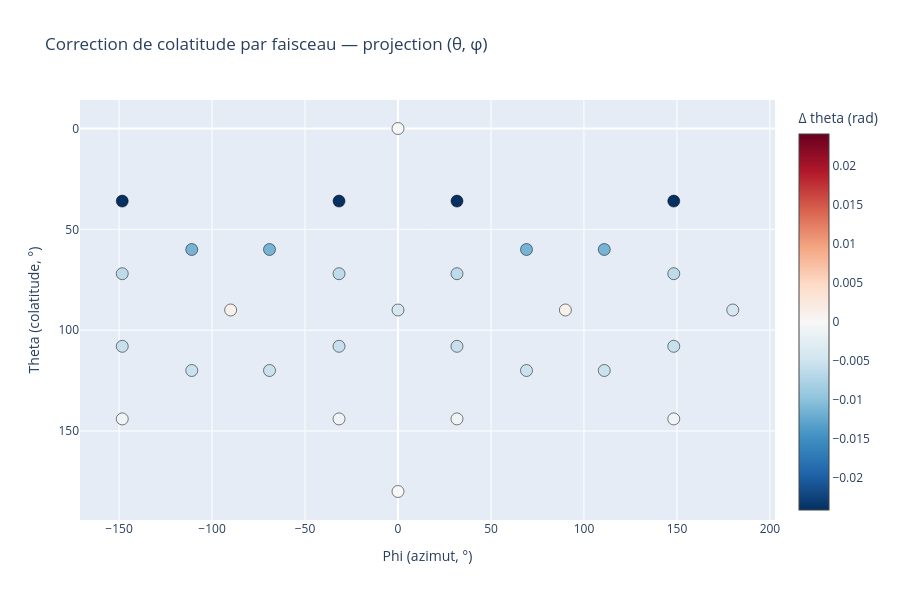

Here is the notebook cell this chart was saved with:
### Markdown cell above
Figure 3.9.b

### Code cell
max_abs_delta = np.max(np.abs(delta_theta))

fig2 = go.Figure(data=go.Scatter(
    x=np.degrees(phi1),
    y=np.degrees(theta1),
    mode='markers',
    marker=dict(
        size=12,
        color=delta_theta,
        colorscale='RdBu_r',
        cmin=-max_abs_delta,
        cmax=max_abs_delta,
        colorbar=dict(title="Δ theta (rad)"),
        line=dict(color='black', width=0.5)
    ),
    text=[f"Faisceau {i}<br>Δtheta = {np.degrees(delta_theta[i]):.4f} °<br>theta_avant={np.degrees(theta1[i]):.6g}<br>theta_après={np.degrees(theta2[i]):.6g}"
          for i in range(NBEAMS)],
    hoverinfo='text'
))
fig2.update_layout(
    title="Correction de colatitude par faisceau — projection (θ, φ)",
    xaxis_title="Phi (azimut, °)",
    yaxis_title="Theta (colatitude, °)",
    yaxis=dict(autorange='reversed'),
    width=900,
    height=600
)
fig2.show()

### Figure 1 — Plotly figure (JSON) as saved in the notebook; plotly's stock layout.template omitted (floating-point values rounded to 4 significant figures)
{"data": [{"hoverinfo": "text", "marker": {"cmax": 0.02415, "cmin": -0.02415, "color": [3.121e-06, -0.02414, -0.02414, -0.006333, -0.01137, 0.001194, -0.01137, -0.006337, -0.02415, -0.02415, -0.01137, -0.006333, -0.005592, -0.00425, -0.005592, -0.0007774, -0.005382, -0.005377, -0.0007792, -0.005595, -0.004255, -0.005594, -0.006338, -0.01137, 0.001193, -0.005382, -0.005377, -0.0007794, -5.235e-06, -0.0007779], "colorbar": {"title": {"text": "Δ theta (rad)"}}, "colorscale": [[0, "rgb(5,48,97)"], [0.1, "rgb(33,102,172)"], [0.2, "rgb(67,147,195)"], [0.3, "rgb(146,197,222)"], [0.4, "rgb(209,229,240)"], [0.5, "rgb(247,247,247)"], [0.6, "rgb(253,219,199)"], [0.7, "rgb(244,165,130)"], [0.8, "rgb(214,96,77)"], [0.9, "rgb(178,24,43)"], [1, "rgb(103,0,31)"]], "line": {"color": "black", "width": 0.5}, "size": 12}, "mode": "markers", "text": ["Faisceau 0<br>Δtheta = 0.0002 °<br>theta_avant=0<br>theta_après=0.000178804", "Faisceau 1<br>Δtheta = -1.3833 °<br>theta_avant=36<br>theta_après=34.6167", "Faisceau 2<br>Δtheta = -1.3834 °<br>theta_avant=36<br>theta_après=34.6166", "Faisceau 3<br>Δtheta = -0.3628 °<br>theta_avant=72<br>theta_après=71.6372", "Faisceau 4<br>Δtheta = -0.6514 °<br>theta_avant=60<br>theta_après=59.3486", "Faisceau 5<br>Δtheta = 0.0684 °<br>theta_avant=90<br>theta_après=90.0684", "Faisceau 6<br>Δtheta = -0.6514 °<br>theta_avant=60<br>theta_après=59.3486", "Faisceau 7<br>Δtheta = -0.3631 °<br>theta_avant=72<br>theta_après=71.6369", "Faisceau 8<br>Δtheta = -1.3835 °<br>theta_avant=36<br>theta_après=34.6165", "Faisceau 9<br>Δtheta = -1.3835 °<br>theta_avant=36<br>theta_après=34.6165", "Faisceau 10<br>Δtheta = -0.6514 °<br>theta_avant=60<br>theta_après=59.3486", "Faisceau 11<br>Δtheta = -0.3629 °<br>theta_avant=72<br>theta_après=71.6371", "Faisceau 12<br>Δtheta = -0.3204 °<br>theta_avant=108<br>theta_après=107.68", "Faisceau 13<br>Δtheta = -0.2435 °<br>theta_avant=90<br>theta_après=89.7565", "Faisceau 14<br>Δtheta = -0.3204 °<br>theta_avant=108<br>theta_après=107.68", "Faisceau 15<br>Δtheta = -0.0445 °<br>theta_avant=144<br>theta_après=143.955", "Faisceau 16<br>Δtheta = -0.3084 °<br>theta_avant=120<br>theta_après=119.692", "Faisceau 17<br>Δtheta = -0.3081 °<br>theta_avant=120<br>theta_après=119.692", "Faisceau 18<br>Δtheta = -0.0446 °<br>theta_avant=144<br>theta_après=143.955", "Faisceau 19<br>Δtheta = -0.3206 °<br>theta_avant=108<br>theta_après=107.679", "Faisceau 20<br>Δtheta = -0.2438 °<br>theta_avant=90<br>theta_après=89.7562", "Faisceau 21<br>Δtheta = -0.3205 °<br>theta_avant=108<br>theta_après=107.679", "Faisceau 22<br>Δtheta = -0.3631 °<br>theta_avant=72<br>theta_après=71.6369", "Faisceau 23<br>Δtheta = -0.6515 °<br>theta_avant=60<br>theta_après=59.3485", "Faisceau 24<br>Δtheta = 0.0684 °<br>theta_avant=90<br>theta_après=90.0684", "Faisceau 25<br>Δtheta = -0.3084 °<br>theta_avant=120<br>theta_après=119.692", "Faisceau 26<br>Δtheta = -0.3081 °<br>theta_avant=120<br>theta_après=119.692", "Faisceau 27<br>Δtheta = -0.0447 °<br>theta_avant=144<br>theta_après=143.955", "Faisceau 28<br>Δtheta = -0.0003 °<br>theta_avant=180<br>theta_après=180", "Faisceau 29<br>Δtheta = -0.0446 °<br>theta_avant=144<br>theta_après=143.955"], "type": "scatter", "x": [0.0, -31.72, 31.72, 31.72, 69.09, 90.0, 110.9, 148.3, 148.3, -148.3, -69.09, -31.72, -31.72, 0.0, 31.72, 31.72, 69.09, 110.9, 148.3, 148.3, 180.0, -148.3, -148.3, -110.9, -90.0, -69.09, -110.9, -148.3, 0.0, -31.72], "y": [0.0, 36.0, 36.0, 72.0, 60.0, 90.0, 60.0, 72.0, 36.0, 36.0, 60.0, 72.0, 108.0, 90.0, 108.0, 144.0, 120.0, 120.0, 144.0, 108.0, 90.0, 108.0, 72.0, 60.0, 90.0, 120.0, 120.0, 144.0, 180.0, 144.0]}], "layout": {"height": 600, "title": {"text": "Correction de colatitude par faisceau — projection (θ, φ)"}, "width": 900, "xaxis": {"title": {"text": "Phi (azimut, °)"}}, "yaxis": {"autorange": "reversed", "title": {"text": "Theta (colatitude, °)"}}}}
